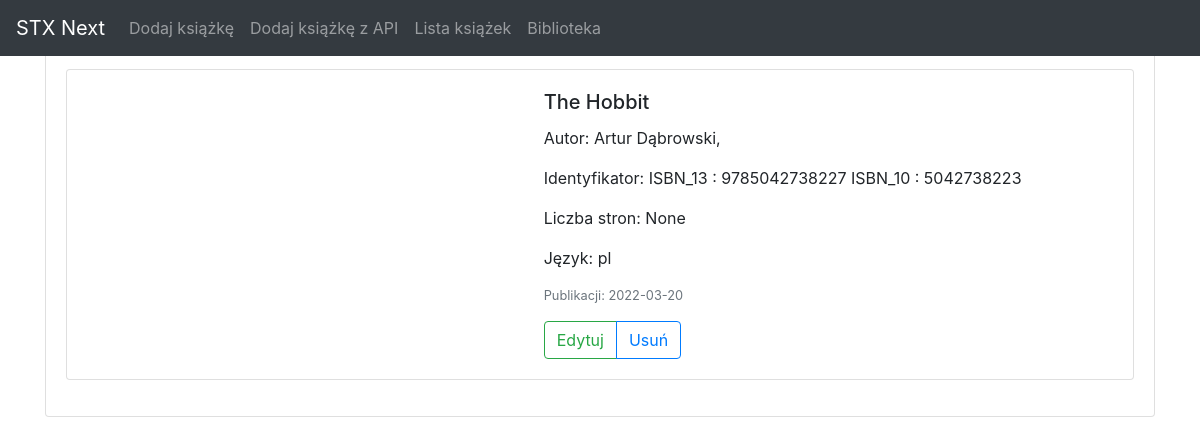
/book/28/, run on the app's committed database.
### test_stxnext/models.py (models this page shows, shortened)
class Book(models.Model):
    title = models.CharField(max_length=75,blank=True,null=True,verbose_name='Tytuł')
    publishedDate = models.CharField(max_length=10,blank=True,null=True,verbose_name='Data publikacji')
    pageCount = models.IntegerField(blank=True,null=True,verbose_name='Ilość stron')
    language = models.CharField(max_length=2,blank=True,null=True,verbose_name='Język')
    class Meta:
        ordering = ('title',)

class Authors(models.Model):
    author = models.CharField(max_length=150,verbose_name='Autor')
    book = models.ForeignKey(Book,on_delete=models.CASCADE,verbose_name='Book',related_name='authors')

class IndustryIdentifier(models.Model):
    type = models.CharField(max_length=25,verbose_name='Typ')
    identifier = models.CharField(max_length=25,verbose_name='Identifikator')
    book = models.ForeignKey(Book,on_delete=models.CASCADE,verbose_name='Book',related_name='industry_identifiers')

### test_stxnext/views.py (the view)
# urls.py: path('book/<int:pk>/', views.BookDetailView.as_view(), name='book-detail'),
class BookDetailView(DetailView):
    model = Book
    template_name = 'book/book_detail.html'
    def get_context_data(self, **kwargs):
        context = super().get_context_data(**kwargs)
        return context

### test_stxnext/templates/book/book_detail.html (shortened to what this page needs)
{% extends "base.html" %}
{% block content %}
<div class="container py-5">
  <div class="card mb-3" style="max-width: 100%;">
        <div class="card-body">
          <div class="card mb-3" style="max-width: 100%;">
            <div class="row g-0">
              <div class="col-md-5">
              </div>
              <div class="col-md-7">
                <div class="card-body">
                  <h5 class="card-title">{{ book.title }}</h5>
                  <p class="card-text">Autor: {% for name in book.authors.all %}
                    {{ name.author }},
                    {% endfor %}</p>
                  <p class="card-text">Identyfikator:
                    {% for identifier in book.industry_identifiers.all %}
                    {{ identifier.type }} : {{ identifier.identifier }}
                    {% endfor %}</p>
                  <p class="card-text">Liczba stron: {{ book.pageCount }}</p>
                  <p class="card-text">Język: {{ book.language }}</p>
                  <p class="card-text"><small class="text-muted">Publikacji: {{ book.publishedDate }}</small></p>
                  <div class="btn-group" role="group" aria-label="Basic outlined example">
                    <a class="btn btn-outline-success" href="{% url 'edit-book' pk=book.id %}" role="button">Edytuj</a>
                    <a class="btn btn-outline-primary" href="{% url 'delete-book' book_id=book.id %}" role="button">Usuń</a>
                  </div>
                </div>
              </div>
            </div>
          </div>
        </div>
  </div>
</div>
{% endblock %}

### data on the page
Book: title "The Hobbit", pageCount "None", language "pl", publishedDate "2022-03-20"
Authors: author "Artur Dąbrowski"
IndustryIdentifier: type "ISBN_13", identifier "9785042738227"
IndustryIdentifier: type "ISBN_10", identifier "5042738223"
